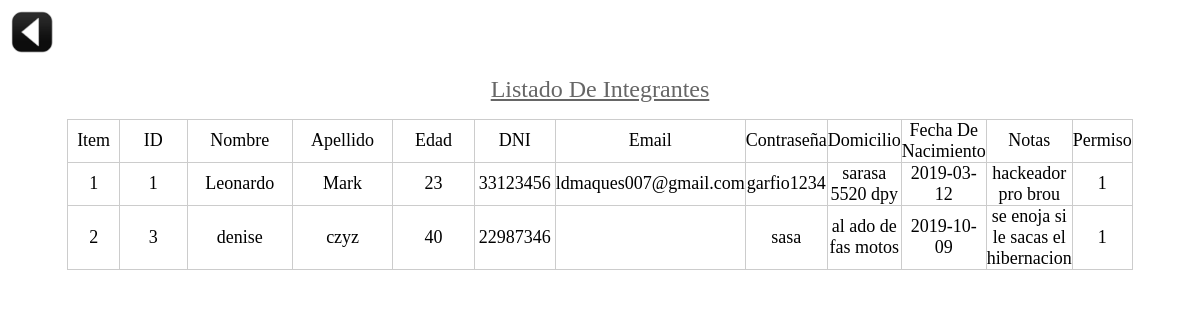
Before: /usuarios/listado.php with the older database file.
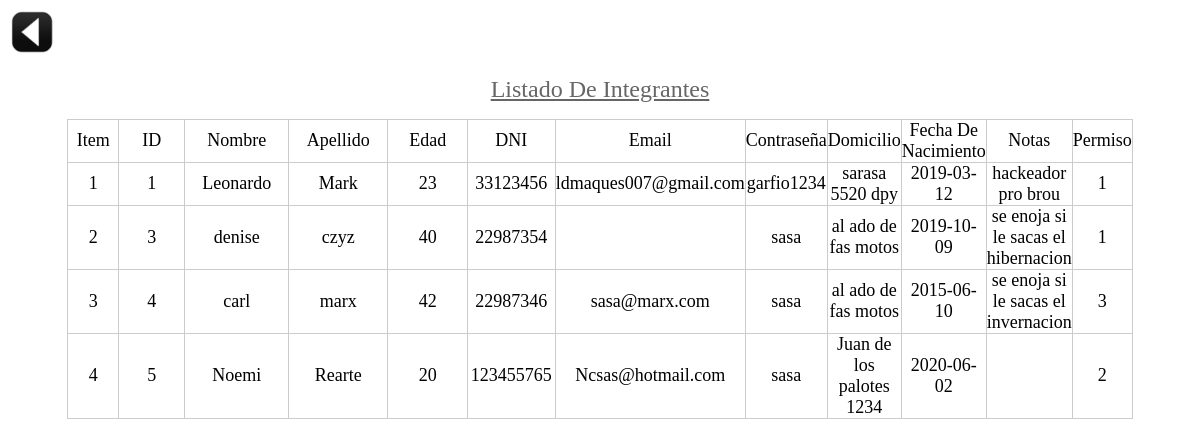
After: the same page with the newer database file.
### tables this page shows
CREATE TABLE `usuarios` (
  `id_usuario` int(8) NOT NULL,
  `nombre_usuario` varchar(30) DEFAULT NULL,
  `apellido_usuario` varchar(30) DEFAULT NULL,
  `edad_usuario` int(8) DEFAULT NULL,
  `dni_usuario` varchar(30) DEFAULT NULL,
  `email_usuario` varchar(50) DEFAULT NULL,
  `contraseña_usuario` varchar(50) DEFAULT NULL,
  `domicilio_usuario` varchar(50) DEFAULT NULL,
  `fecha_nac_usuario` date DEFAULT NULL,
  `notas_usuario` varchar(100) DEFAULT NULL,
  `permiso_usuario` int(8) DEFAULT NULL
);

### usuarios/listado.php (the view, shortened to what this page needs)
<html>
<head>
</head>
<body>
<div class="row">
    <div class="col-sm-2"><h2>
		<img border="0" src="../img/atras.png" width="48" height="48" title="Volver al menú"
		onclick=location.href='../usuarios/'; onKeyPress=location.href='../usuarios/'; style='cursor:pointer';/>
	</h2>
	</div>
<?php
include "../conexion.php";
$sql = "SELECT * from usuarios order by id_usuario";
	$query = $mysqli->query($sql);
	while($resultado = $query->fetch_assoc()) {
        $usuarios[] = $resultado;
    }
?>
<p align="center"> <font face="Verdana" size="5" color="#666666"><u>Listado De Integrantes</u></font></i></p>
<div align="center">
  <center>
 <table border="1" cellpadding="0" cellspacing="0"  bordercolor="#CCCCCC" style="border-collapse: collapse" width="90%">
  <tr>
      <td width="10%" height="35"><p align="center"><font face="Verdana" size="4" >Item</font></i></td>
      <td width="20%" height="35"><p align="center"><font face="Verdana" size="4" >ID</font></i></td>
	    <td width="20%" height="35"><p align="center"><font face="Verdana" size="4" >Nombre</font></i></td>
      <td width="20%" height="35"><p align="center"><font face="Verdana" size="4" >Apellido</font></i></td>
      <td width="20%" height="35"><p align="center"><font face="Verdana" size="4" >Edad</font></i></td>
      <td width="20%" height="35"><p align="center"><font face="Verdana" size="4" >DNI</font></i></td>
      <td width="20%" height="35"><p align="center"><font face="Verdana" size="4" >Email</font></i></td>
      <td width="20%" height="35"><p align="center"><font face="Verdana" size="4" >Contraseña</font></i></td>
      <td width="20%" height="35"><p align="center"><font face="Verdana" size="4" >Domicilio</font></i></td>
      <td width="20%" height="35"><p align="center"><font face="Verdana" size="4" >Fecha De Nacimiento</font></i></td>
      <td width="20%" height="35"><p align="center"><font face="Verdana" size="4" >Notas</font></i></td>
      <td width="20%" height="35"><p align="center"><font face="Verdana" size="4" >Permiso</font></i></td>
	  </tr>
	<?php $long = count($usuarios);
				for($i=0; $i< $long; $i++){
				?>
  <tr>
    <td width="10%" height="35">  <p align="center"><font face="Verdana" size="4" ><?php echo $i+1;?></font></i></td>
    <td width="20%" height="35">  <p align="center"><font face="Verdana" size="4" ><?php echo $usuarios[$i]['id_usuario'];?></font></i></td>
	  <td width="20%" height="35">  <p align="center"><font face="Verdana" size="4" ><?php echo $usuarios[$i]['nombre_usuario'];?></font></i></td>
    <td width="20%" height="35">  <p align="center"><font face="Verdana" size="4" ><?php echo $usuarios[$i]['apellido_usuario'];?></font></i></td>
    <td width="20%" height="35">  <p align="center"><font face="Verdana" size="4" ><?php echo $usuarios[$i]['edad_usuario'];?></font></i></td>
    <td width="20%" height="35">  <p align="center"><font face="Verdana" size="4" ><?php echo $usuarios[$i]['dni_usuario'];?></font></i></td>
    <td width="20%" height="35">  <p align="center"><font face="Verdana" size="4" ><?php echo $usuarios[$i]['email_usuario'];?></font></i></td>
    <td width="20%" height="35">  <p align="center"><font face="Verdana" size="4" ><?php echo $usuarios[$i]['contraseña_usuario'];?></font></i></td>
    <td width="20%" height="35">  <p align="center"><font face="Verdana" size="4" ><?php echo $usuarios[$i]['domicilio_usuario'];?></font></i></td>
    <td width="20%" height="35">  <p align="center"><font face="Verdana" size="4" ><?php echo $usuarios[$i]['fecha_nac_usuario'];?></font></i></td>
    <td width="20%" height="35">  <p align="center"><font face="Verdana" size="4" ><?php echo $usuarios[$i]['notas_usuario'];?></font></i></td>
    <td width="20%" height="35">  <p align="center"><font face="Verdana" size="4" ><?php echo $usuarios[$i]['permiso_usuario'];?></font></i></td>
	</tr>
  <?php  } ?>
  </table>
  </center>
</div>
</body>
</html>

Changed rows visible on the page:
changed usuarios "denise": dni_usuario "22987346" → "22987354"
added usuarios: id_usuario "4", nombre_usuario "carl", apellido_usuario "marx", edad_usuario "42", dni_usuario "22987346", email_usuario "sasa@marx.com", contraseña_usuario "sasa", domicilio_usuario "al ado de fas motos", fecha_nac_usuario "2015-06-10", notas_usuario "se enoja si le sacas el invernacion", permiso_usuario "3"
added usuarios: id_usuario "5", nombre_usuario "Noemi", apellido_usuario "Rearte", edad_usuario "20", dni_usuario "123455765", email_usuario "Ncsas@hotmail.com", contraseña_usuario "sasa", domicilio_usuario "Juan de los palotes 1234", fecha_nac_usuario "2020-06-02", permiso_usuario "2"
